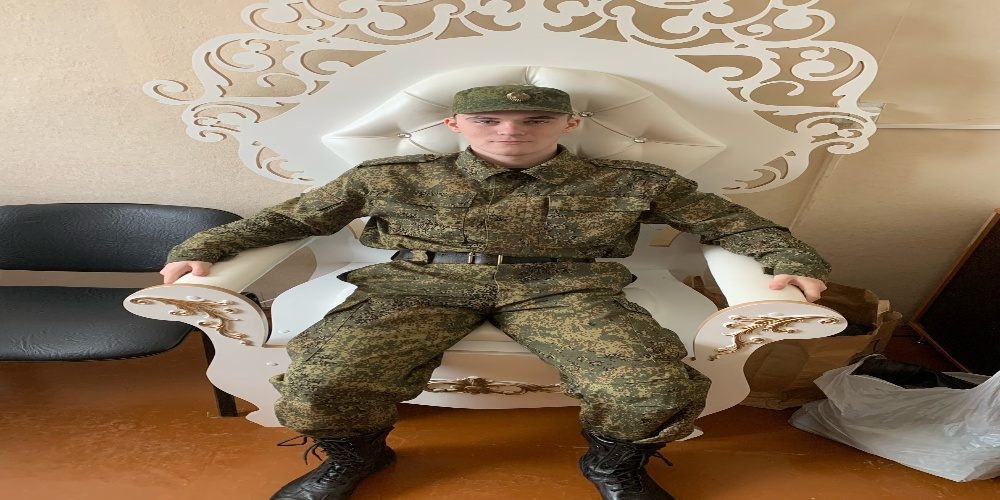
#> input picture lab3/new_image.jpg, 1000 x 500 px
$ python main.py new_image.jpg photo.jpg 100 100
#> lines starting #> are read from the running program, lines starting #| are printed output that depends on the picture
### lab3/work_with_image.py
import cv2
import matplotlib.pyplot as plt
import numpy as np


def create_hist_of_channels(image: np.ndarray) -> tuple:
    blue = cv2.calcHist([image], [0], None, [256], [0, 255])
    green = cv2.calcHist([image], [1], None, [256], [0, 255])
    red = cv2.calcHist([image], [2], None, [256], [0, 255])
    return blue, green, red


def show_histogram(blue: np.ndarray, green:np.ndarray, red:np.ndarray) -> None:
    plt.figure(figsize = (10, 5))
    plt.plot( blue, label='Синяя линия', color='blue')
    plt.plot( green, label='Зеленая линия', color='green')
    plt.plot( red, label='Красная линия', color='red')
    plt.xlim([0, 255])
    plt.title('Гистограмма цвета изображения')
    plt.xlabel('Интенсивность цвета')
    plt.ylabel('Частота')
    plt.grid()
    plt.legend()
    plt.show()


def changing_image_size(image: np.ndarray, width: int, height: int) -> np.ndarray:
    return cv2.resize(image, (height, width))


def show_image(image:np.ndarray, new_image:np.ndarray) -> None:
    cv2.imshow('image', image)
    cv2.imshow('image_with_new_size', new_image)
    cv2.waitKey(0)

### lab3/main.py
import cv2
import argparse

from work_with_image import create_hist_of_channels, show_histogram, changing_image_size, show_image


def parsing_arguments():
    parser = argparse.ArgumentParser()
    parser.add_argument("image_path", type = str, help = "Path to image")
    parser.add_argument("new_image_path", type = str, help = "Path to load new image")
    parser.add_argument("height", type = int, help = "Height of new image")
    parser.add_argument("width", type = int, help = "Width of new image")
    arguments = parser.parse_args()
    return arguments


def main():
    arguments = parsing_arguments()
    try:
        image = cv2.imread(arguments.image_path)
#> image is the input picture: shape (500, 1000, 3); mean B, G, R 97.8, 120.7, 139.9
        print(image.shape)
#| (500, 1000, 3)
        blue, green, red = create_hist_of_channels(image)
#> in create_hist_of_channels, `blue = cv2.calcHist([image], [0], None, [256], [0, 255])`: blue = 256 values, max 11336 at index 0, min 0 at index 255, mean 1953.1
#> in create_hist_of_channels, `green = cv2.calcHist([image], [1], None, [256], [0, 255])`: green = 256 values, max 6885 at index 206, min 0 at index 255, mean 1953.1
#> in create_hist_of_channels, `red = cv2.calcHist([image], [2], None, [256], [0, 255])`: red = 256 values, max 5895 at index 210, min 0 at index 255, mean 1952.2
        show_histogram(blue, green, red)
#> in show_histogram, `plt.show()`:
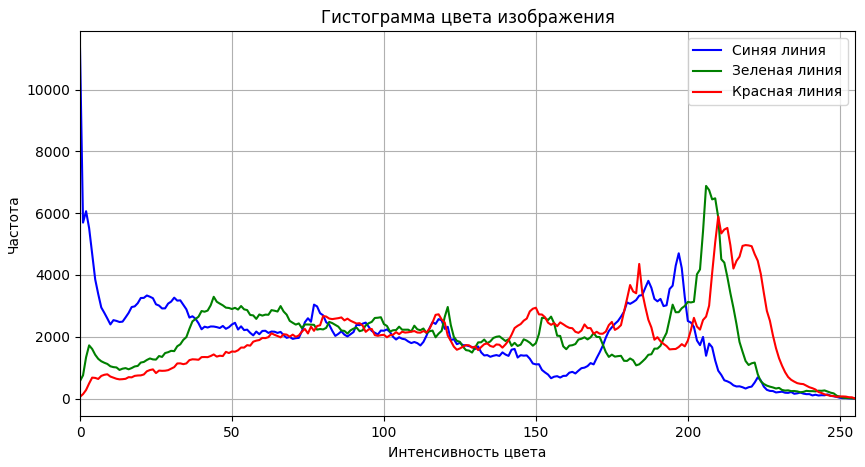
#> figure drawn by matplotlib, 1 panel; curve peaks at x = 0, y = 11336; curve peaks at x = 206, y = 6885; curve peaks at x = 210, y = 5895
        new_image = changing_image_size(image, arguments.width, arguments.height)
#> in changing_image_size, `return cv2.resize(image, (height, width))`:
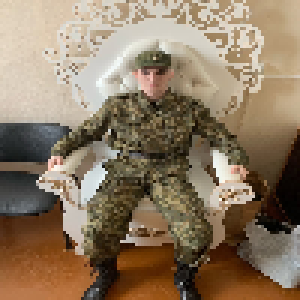
#> returned value: shape (100, 100, 3) (shown 3 times larger); mean of channels 0, 1, 2 98.2, 121.1, 140.2; drawn as B, G, R
        print(new_image.shape)
#| (100, 100, 3)
        show_image(image, new_image)
        cv2.imwrite(arguments.new_image_path, new_image)

    except Exception as e:
        print(f"Error: {e} ")


if __name__=='__main__':
    main()
